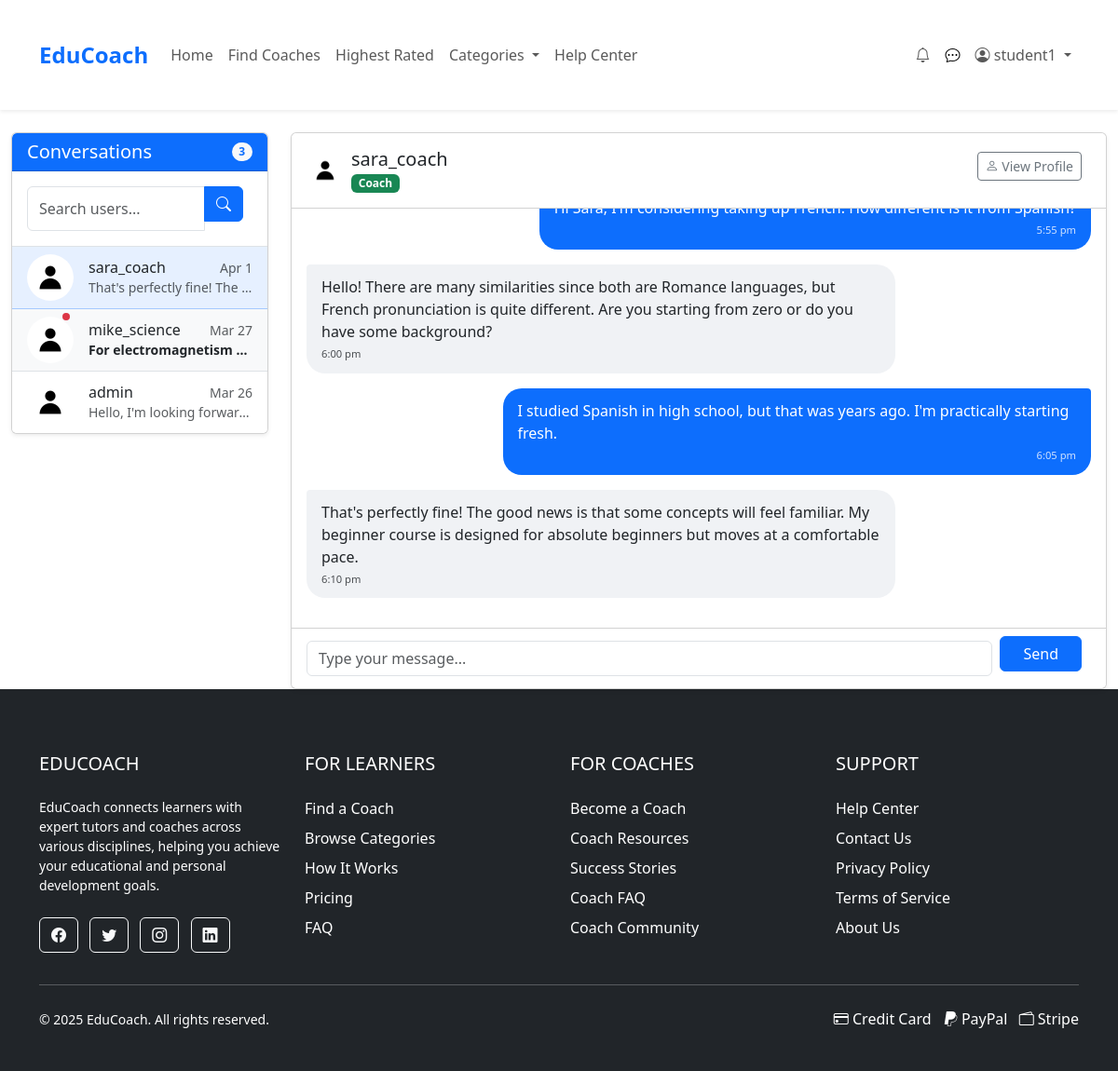
Screenshot of /pages/messages.php?user=3 (signed in) with the database file from the repository.
### tables this page shows
CREATE TABLE Coaches (
    coach_id INT PRIMARY KEY AUTO_INCREMENT,
    user_id INT,
    headline VARCHAR(255),  
    about_me TEXT,  
    experience VARCHAR(50),  
    hourly_rate DECIMAL(8,2),  
    video_url VARCHAR(255),  
    rating DECIMAL(3,2) DEFAULT 0,
    created_at TIMESTAMP DEFAULT CURRENT_TIMESTAMP,
    FOREIGN KEY (user_id) REFERENCES Users(user_id) ON DELETE CASCADE
);

CREATE TABLE Users (
    user_id INT PRIMARY KEY AUTO_INCREMENT,
    username VARCHAR(50) NOT NULL,
    email VARCHAR(100) NOT NULL UNIQUE,
    password_hash VARCHAR(255) NOT NULL,
    user_type ENUM('regular', 'business', 'admin') DEFAULT 'regular',
    profile_image VARCHAR(255),
    bio TEXT,
    created_at TIMESTAMP DEFAULT CURRENT_TIMESTAMP,
    is_banned BOOLEAN DEFAULT FALSE,
    reset_token VARCHAR(64) DEFAULT NULL,
    reset_expires DATETIME DEFAULT NULL,
    last_login DATETIME DEFAULT NULL
);

CREATE TABLE Messages (
    message_id INT PRIMARY KEY AUTO_INCREMENT,
    sender_id INT,
    receiver_id INT,
    inquiry_id INT,
    content TEXT,
    created_at TIMESTAMP DEFAULT CURRENT_TIMESTAMP,
    is_read BOOLEAN DEFAULT FALSE,
    status ENUM('pending', 'approved', 'rejected') DEFAULT 'approved',
    FOREIGN KEY (sender_id) REFERENCES Users(user_id) ON DELETE CASCADE,
    FOREIGN KEY (receiver_id) REFERENCES Users(user_id) ON DELETE CASCADE,
    FOREIGN KEY (inquiry_id) REFERENCES serviceinquiries(inquiry_id) ON DELETE CASCADE
);

### includes/message_functions.php (called while the page is built, shortened)
<?php
function getUserConversations($pdo, $user_id) {
    try {
        $stmt = $pdo->prepare("
            SELECT DISTINCT
                CASE
                    WHEN m.sender_id = ? THEN m.receiver_id
                    ELSE m.sender_id
                END as other_user_id,
                u.username,
                u.profile_image,
                (SELECT COUNT(*) FROM Messages
                 WHERE receiver_id = ?
                 AND sender_id = other_user_id
                 AND is_read = 0
                 AND status = 'approved') as unread_count,
                (SELECT content FROM Messages
                 WHERE (sender_id = ? AND receiver_id = other_user_id)
                 OR (sender_id = other_user_id AND receiver_id = ?)
                 AND status = 'approved'
                 ORDER BY created_at DESC LIMIT 1) as last_message,
                (SELECT created_at FROM Messages
                 WHERE (sender_id = ? AND receiver_id = other_user_id)
                 OR (sender_id = other_user_id AND receiver_id = ?)
                 AND status = 'approved'
                 ORDER BY created_at DESC LIMIT 1) as last_message_time
            FROM Messages m
            JOIN Users u ON u.user_id =
                CASE
                    WHEN m.sender_id = ? THEN m.receiver_id
                    ELSE m.sender_id
                END
            WHERE (m.sender_id = ? OR m.receiver_id = ?)
            AND m.status = 'approved'
            ORDER BY last_message_time DESC
        ");
        $stmt->execute([
            $user_id, $user_id, $user_id, $user_id,
            $user_id, $user_id, $user_id, $user_id, $user_id
        ]);
        return $stmt->fetchAll(PDO::FETCH_ASSOC);
    } catch (PDOException $e) {
        error_log("Error getting user conversations: " . $e->getMessage());
        return [];
    }
}
function getConversationMessages($pdo, $user_id, $other_user_id) {
    try {
        $stmt = $pdo->prepare("
            SELECT m.*, u.username
            FROM Messages m
            JOIN Users u ON u.user_id = m.sender_id
            WHERE ((m.sender_id = ? AND m.receiver_id = ?)
            OR (m.sender_id = ? AND m.receiver_id = ?))
            AND m.status = 'approved'
            ORDER BY m.created_at ASC
        ");
        $stmt->execute([$user_id, $other_user_id, $other_user_id, $user_id]);
        return $stmt->fetchAll(PDO::FETCH_ASSOC);
    } catch (PDOException $e) {
        error_log("Error getting conversation messages: " . $e->getMessage());
        return [];
    }
}

### pages/messages.php (the view, shortened to what this page needs)
<?php
require __DIR__ . '/../includes/db_connection.php';
require __DIR__ . '/../includes/message_functions.php';
$user_id = $_SESSION['user_id'];
$selected_user_id = isset($_GET['user']) ? (int)$_GET['user'] : null;
$selected_user = null;
$messages = [];
try {
    $conversations = getUserConversations($pdo, $user_id);
    if ($selected_user_id) {
    $stmt = $pdo->prepare("
            SELECT u.user_id, u.username, u.profile_image, c.coach_id
            FROM Users u
            LEFT JOIN Coaches c ON u.user_id = c.user_id
            WHERE u.user_id = ?
        ");
        $stmt->execute([$selected_user_id]);
        $selected_user = $stmt->fetch(PDO::FETCH_ASSOC);
        if ($selected_user) {
            $messages = getConversationMessages($pdo, $user_id, $selected_user_id);
        }
    }
} catch (PDOException $e) {
    $error = 'Database error: ' . $e->getMessage();
}
include __DIR__ . '/../includes/header.php';
?>
<div class="container-fluid mt-4">
    <div class="row">
        <div class="col-md-4 col-lg-3 mb-4">
            <div class="card shadow-sm">
                <div class="card-header bg-primary text-white d-flex justify-content-between align-items-center">
                    <h5 class="mb-0">Conversations</h5>
                    <span class="badge bg-light text-primary rounded-pill"><?= count($conversations) ?></span>
                </div>
                <div class="p-3 border-bottom">
                    <form action="search_users.php" method="GET" class="mb-0">
                        <div class="input-group">
                            <input type="text" class="form-control" name="search" placeholder="Search users..." aria-label="Search users">
                            <button class="btn btn-primary" type="submit">
                                <i class="bi bi-search"></i>
                            </button>
                        </div>
                    </form>
                </div>
                <div class="overflow-auto" style="max-height: calc(100vh - 250px);">
                    <?php if (empty($conversations)): ?>
                        <div class="p-4 text-center text-muted">
                            <div class="mb-3">
                                <i class="bi bi-chat-square-text" style="font-size: 2rem;"></i>
                            </div>
                            <p>No conversations yet</p>
                            <a href="search_users.php" class="btn btn-sm btn-outline-primary">Find someone to message</a>
                        </div>
                    <?php else: ?>
                        <div class="list-group list-group-flush" id="messageList">
                        <?php foreach ($conversations as $conv): ?>
                                <a href="?user=<?= $conv['other_user_id'] ?>"
                                   class="list-group-item list-group-item-action <?= $selected_user_id == $conv['other_user_id'] ? 'active' : '' ?> <?= $conv['unread_count'] > 0 && $selected_user_id != $conv['other_user_id'] ? 'bg-light' : '' ?>">
                                    <div class="d-flex align-items-center">
                                        <div class="flex-shrink-0 position-relative">
                                            <?php
                                            $profile_image = !empty($conv['profile_image']) ? $conv['profile_image'] : 'default.jpg';
                                            $image_path = "../assets/images/profiles/{$profile_image}";
                                            ?>
                                            <img src="<?= $image_path ?>" alt="Profile" class="rounded-circle" style="width: 50px; height: 50px; object-fit: cover;">
                                            <?php if ($conv['unread_count'] > 0 && $selected_user_id != $conv['other_user_id']): ?>
                                                <span class="position-absolute top-0 end-0 translate-middle p-1 bg-danger rounded-circle">
                                                </span>
                                <?php endif; ?>
                                        </div>
                                        <div class="ms-3 flex-grow-1 overflow-hidden">
                                            <div class="d-flex justify-content-between align-items-center">
                                                <h6 class="mb-0 text-truncate" style="max-width: 130px;"><?= htmlspecialchars($conv['username']) ?></h6>
                                                <small class="text-muted"><?= get_time_ago(strtotime($conv['last_message_time'])) ?></small>
                                            </div>
                                            <p class="mb-0 small text-truncate <?= $conv['unread_count'] > 0 && $selected_user_id != $conv['other_user_id'] ? 'fw-bold' : 'text-muted' ?>">
                                                <?= !empty($conv['last_message']) ? htmlspecialchars($conv['last_message']) : 'No messages yet' ?>
                                            </p>
                                        </div>
                                    </div>
                            </a>
                        <?php endforeach; ?>
                    </div>
                    <?php endif; ?>
                </div>
            </div>
        </div>
        <div class="col-md-8 col-lg-9">
            <div class="card shadow-sm h-100">
                <?php if ($selected_user): ?>
                    <div class="card-header bg-white py-3 d-flex justify-content-between align-items-center">
                        <div class="d-flex align-items-center">
                            <?php
                            $profile_image = !empty($selected_user['profile_image']) ? $selected_user['profile_image'] : 'default.jpg';
                            $image_path = "../assets/images/profiles/{$profile_image}";
                            ?>
                            <img src="<?= $image_path ?>" alt="Profile" class="rounded-circle" style="width: 40px; height: 40px; object-fit: cover;">
                            <div class="ms-2">
                                <h5 class="mb-0"><?= htmlspecialchars($selected_user['username']) ?></h5>
                                <?php if (!empty($selected_user['coach_id'])): ?>
                                    <span class="badge bg-success">Coach</span>
                                <?php endif; ?>
                            </div>
                        </div>
                        <div>
                            <a href="<?= $selected_user['coach_id'] ? "coach-profile.php?id={$selected_user['coach_id']}" : "profile.php?id={$selected_user['user_id']}" ?>" class="btn btn-sm btn-outline-secondary">
                                <i class="bi bi-person"></i> View Profile
                            </a>
                        </div>
                    </div>
                    <div class="card-body p-3 overflow-auto d-flex flex-column" id="messageContainer" style="height: calc(100vh - 350px); min-height: 300px;">
                        <?php if (empty($messages)): ?>
                            <div class="text-center text-muted my-auto">
                                <div class="mb-3">
                                    <i class="bi bi-chat-dots" style="font-size: 3rem;"></i>
                                </div>
                                <h5>No messages yet</h5>
                                <p>Send a message to start the conversation!</p>
                            </div>
                        <?php else: ?>
                            <div class="d-flex flex-column-reverse flex-grow-1">
                                <div>
                                    <?php
                                    foreach ($messages as $message):
                                    ?>
                                        <div id="msg-<?= $message['message_id'] ?>" class="message <?= $message['sender_id'] == $user_id ? 'outgoing' : 'incoming' ?> mb-3">
                                            <div class="message-bubble">
                                                <?= htmlspecialchars($message['content']) ?>
                                                <div class="message-time">
                                                    <?= date('g:i a', strtotime($message['created_at'])) ?>
                                                </div>
                                            </div>
                                        </div>
                                    <?php endforeach; ?>
                                </div>
                            </div>
                        <?php endif; ?>
                    </div>
                    <div class="card-footer bg-white">
                        <form id="messageForm" class="d-flex align-items-center">
                            <input type="text" name="content" class="form-control me-2"
                                placeholder="Type your message..." autocomplete="off" required>
                            <button type="submit" class="btn btn-primary px-4">
                                Send
                            </button>
                        </form>
                    </div>
                <?php endif; ?>
            </div>
        </div>
    </div>
</div>
<?php
function get_time_ago($timestamp) {
    $now = time();
    $diff = $now - $timestamp;
    return date('M j', $timestamp);
}
include __DIR__ . '/../includes/footer.php';
?>

### assets/css/styles.css (style rules this page uses)
body { font-family: 'Arial', sans-serif; color: #333; line-height: 1.6; }
.card { border-radius: 8px; overflow: hidden; transition: transform 0.3s, box-shadow 0.3s; }
.btn-primary { background-color: #0d6efd; border-color: #0d6efd; }
.btn { margin-right: 10px; margin-bottom: 10px; }

### pages/messages.php (style rules this page uses)
.message { max-width: 75%; clear: both; position: relative; }
.message.outgoing { float: right; margin-left: auto; }
.message.incoming { float: left; margin-right: auto; }
.message-bubble { padding: 0.75rem 1rem; border-radius: 1.25rem; position: relative; word-wrap: break-word; }
.outgoing .message-bubble { background-color: #0d6efd; color: white; border-top-right-radius: 0.25rem; }
.incoming .message-bubble { background-color: #f0f2f5; color: #212529; border-top-left-radius: 0.25rem; }
.message-time { font-size: 0.7rem; margin-top: 0.25rem; opacity: 0.8; }
.outgoing .message-time { text-align: right; }
.list-group-item.active { background-color: rgba(13, 110, 253, 0.1); color: #212529; border-color: rgba(13, 110, 253, 0.3); }
.list-group-item.active h6, .list-group-item.active p { color: #212529; }

### rows the page displays
coaches: user.username "sara_coach"
messages: created_at "5:55 pm"
messages: content "Hello! There are many similarities since both are Romance languages, but French pronunciation is quite different. Are you starting from zero or do you have some background?", created_at "6:00 pm"
messages: content "I studied Spanish in high school, but that was years ago. I'm practically starting fresh.", created_at "6:05 pm"
messages: content "That's perfectly fine! The good news is that some concepts will feel familiar. My beginner course is designed for absolute beginners but moves at a comfortable pace.", created_at "6:10 pm"

### other values shown
$_SESSION['username'] "student1"
count($conversations) "3"
$conv['username'] "sara_coach"
get_time_ago(strtotime($conv['last_message_time'])) "Apr 1"
$conv['last_message'] "That's perfectly fine! The…"
$conv['username'] "mike_science"
get_time_ago(strtotime($conv['last_message_time'])) "Mar 27"
$conv['last_message'] "For electromagnetism…"
$conv['username'] "admin"
get_time_ago(strtotime($conv['last_message_time'])) "Mar 26"
$conv['last_message'] "Hello, I'm looking forwar…"
